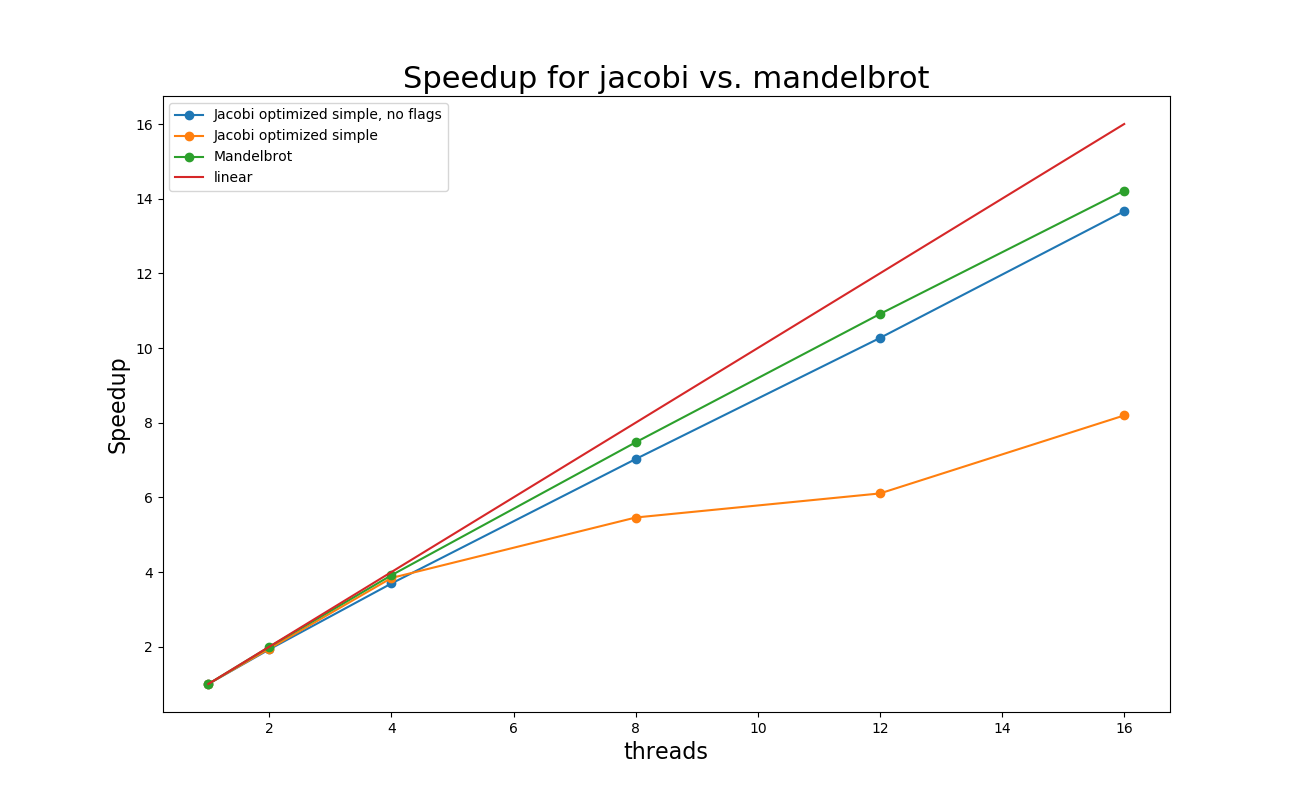

Generate this figure with Python:
import matplotlib.pyplot as plt

threads = [1, 2, 4, 8, 12, 16]
speedups = []
times = []
programs = ["../par/advanced/speedup_no_opt", "../par/advanced/speedup"]
labels = ["Jacobi optimized simple, no flags", "Jacobi optimized simple"]
plt.figure(figsize=(13, 8))
plt.xlabel("threads", fontsize=16)
plt.ylabel("Speedup", fontsize=16)
plt.title("Speedup for Jacobi vs. mandelbrot", fontsize=22)

for i in range(len(programs)):
    program = programs[i]
    label = labels[i]
    with open ("%s.txt" % program, "r") as f:
        for line in f.readlines():
            _, time , _, _, _ = line.split()
            print(float(time))
            times.append(float(time))
            speedups.append(times[0] / float(time))

    plt.plot(threads, speedups, label=label, marker='o')
    speedups.clear()
    times.clear()

with open ("par_mandelbrot.txt", "r") as f:
    for line in f.readlines():
        time, _  = line.split()
        print(float(time))
        times.append(float(time))
        speedups.append(times[0] / float(time))

plt.plot(threads, speedups, label="Mandelbrot", marker='o')


plt.plot(threads, threads, label="linear")
plt.legend()
plt.savefig("mandel_vs_jacobi.png")
plt.show()
